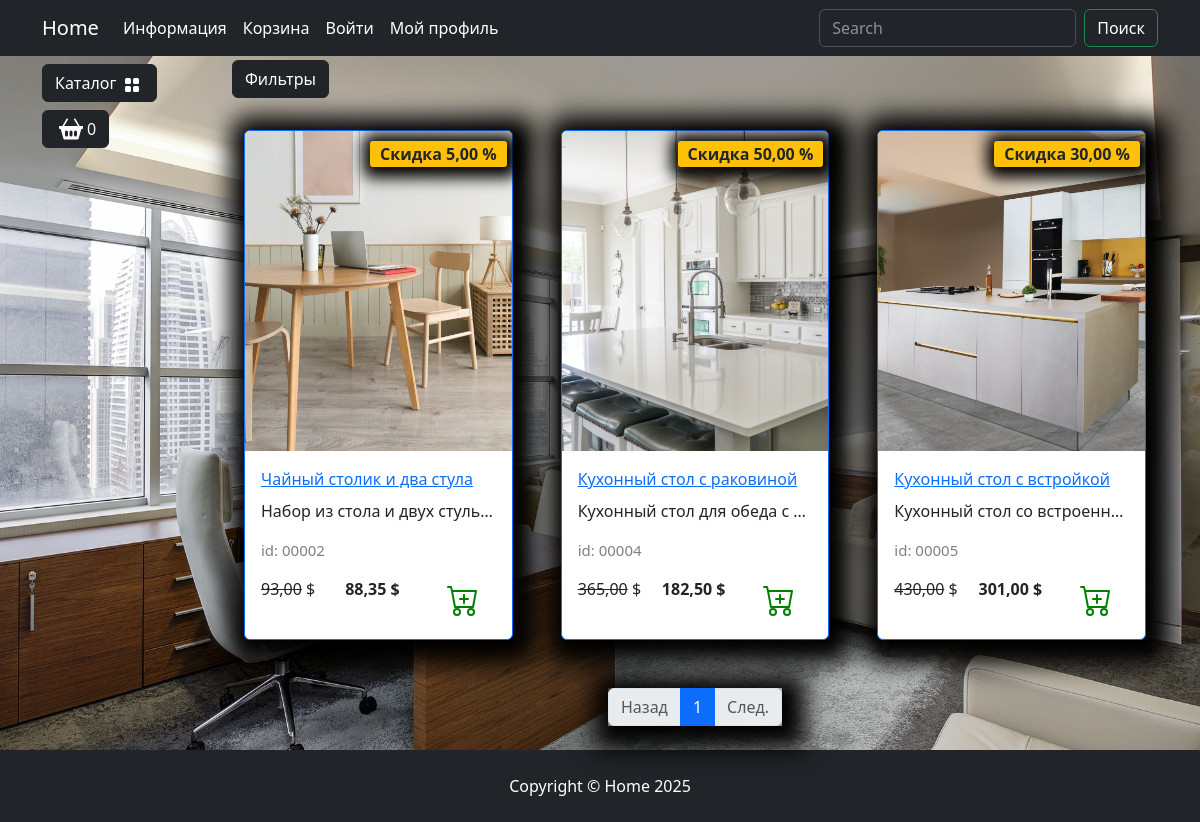
The page /catalog/kuhnya on the database as committed earlier.
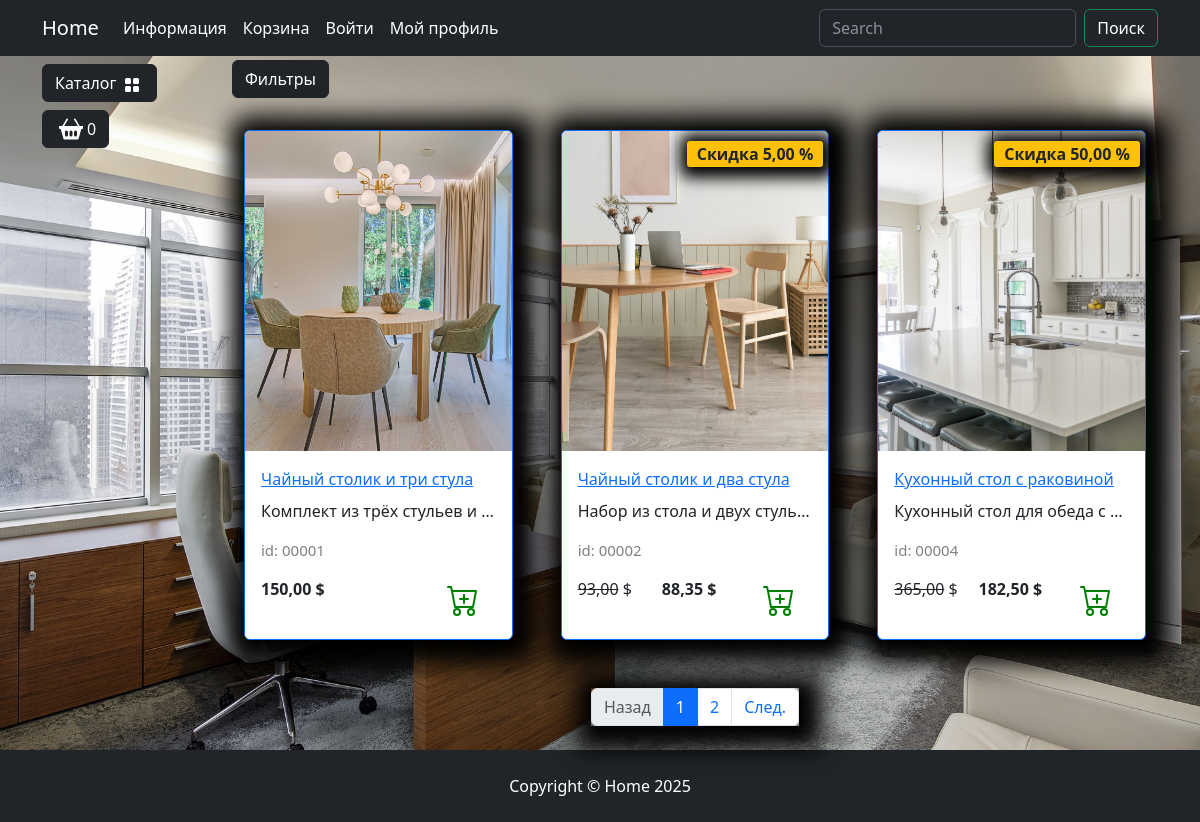
The same page on the database as committed later.
### goods/models.py (models this page shows, shortened)
class Products(models.Model):
    name = models.CharField(max_length=150, unique=True, verbose_name='Название')
    slug = models.SlugField(max_length=200, unique=True, blank=True, null=True, verbose_name='URL')
    description = models.TextField(blank=True, null=True, verbose_name='Описание')
    image = models.ImageField(upload_to='goods_images', blank=True, null=True, verbose_name='Изображение')
    price = models.DecimalField(default=0.00, max_digits=7, decimal_places=2, verbose_name='Цена')
    discount = models.DecimalField(default=0.00, max_digits=4, decimal_places=2, verbose_name='Скидка в %')
    quantity = models.PositiveIntegerField(default=0, verbose_name='Колличество')
    category = models.ForeignKey(to=Categories, on_delete=models.CASCADE, verbose_name='Категория')
    class Meta:
        db_table = 'product'
        verbose_name = 'Продукт'
        verbose_name_plural = 'Продукты'
        ordering = ('id',)
    def display_id(self):
        return f'{self.id:05}'
    def sell_price(self):
        if self.discount:
            return round(self.price-self.price*self.discount/100, 2)
        return self.price

### goods/views.py (the view)
# urls.py: path('catalog/', include('goods.urls', namespace='catalog')),
def catalog(request, category_slug, page=1):
    if category_slug == 'all':
        goods = Products.objects.all()
    else:
        goods = get_list_or_404(Products.objects.filter(category__slug=category_slug))
    paginator = Paginator(goods, 3)
    current_page = paginator.page(page)
    context = {
        "title": "Home - Каталог",
        "goods": current_page,
        "slug_url": category_slug,
    }
    return render(request, "goods/catalog.html", context)

### goods/templatetags/goods_tags.py (called while the page is built)
@register.simple_tag()
def tag_categories():
    return Categories.objects.all()

### goods/templates/goods/catalog.html (shortened to what this page needs)
{% extends "main/base.html" %}
{% load static %}
{% block content %}
<div class="row">
    <div class="dropdown mb-2">
        <button class="btn btn-secondary dropdown-toggle btn-dark" type="button" data-bs-toggle="dropdown"
            aria-expanded="false">
            Фильтры
        </button>
    </div>
    {% for product in goods %}
        <div class="col-lg-4 col-md-6 p-4">
            <div class="card border-primary rounded custom-shadow">
                {% if product.image %}
                    <img src="{{ product.image.url }}" class="card-img-top" alt="{{ product.name }}">
                {% else %}
                    <img src="{% static "deps/images/Not found image.png" %}" class="card-img-top" alt="...">
                {% endif %}
                <div class="card-body">
                    <a href="{% url "catalog:product" product.slug %}">
                        <p class="card-title">{{ product.name }}</p>
                    </a>
                    <p class="card-text text-truncate">{{ product.description }}</p>
                    <p class="product_id">id: {{ product.display_id }}</p>
                    <div class="d-flex justify-content-between">
                        {% if product.discount %}
                            <p><s>{{product.price}}</s> $</p>
                            <p><strong>{{ product.sell_price }} $</strong></p>
                            <span class="badge bg-warning text-dark">Скидка {{ product.discount }} %</span>
                        {% else %}
                            <p><strong>{{ product.price }} $</strong></p>
                        {% endif %}
                        <a href="#" class="btn add-to-cart">
                            <img class="mx-1" src="{% static "deps/icons/cart-plus.svg" %}" alt="Catalog Icon"
                                width="32" height="32">
                        </a>
                    </div>
                </div>
            </div>
        </div>
    {% endfor %}
</div>
<nav aria-label="Page navigation example">
    <ul class="pagination justify-content-center my-4">
        <div class="custom-shadow d-flex">
            <li class="page-item {% if not goods.has_previous %}disabled{% endif %}">
                <a class="page-link" href="{% if goods.has_previous %}
                {% url "catalog:index" slug_url goods.previous_page_number %}
                {% else %}
                    #
                {% endif %}">
                    Назад
                </a>
            </li>
            {% for page in goods.paginator.page_range %}
                {% if page >= goods.number|add:-2 and page <= goods.number|add:2 %}
                    <li class="page-item">
                        <a class="page-link {% if goods.number == page %} active {% endif %}" href="{% url "catalog:index" slug_url page %}">{{ page }}</a>
                    </li>
                {% endif %}
            {% endfor %}
            <li class="page-item {% if not goods.has_next %}disabled{% endif %}">
                <a class="page-link" href="{% if goods.has_next %}
                {% url "catalog:index" slug_url goods.next_page_number %}
                {% else %}
                    #
                {% endif %}">
                    След.
                </a>
            </li>
        </div>
    </ul>
</nav>
{% endblock content %}
{% block footer %}
<footer class="py-4 bg-dark">
    <div class="container">
        <p class="m-0 text-center text-white">Copyright &copy; Home 2025</p>
    </div>
</footer>
{% endblock footer %}

### main/templates/main/base.html (shortened to what this page needs)
{% load static %}
{% load goods_tags %}
<!DOCTYPE html>
<html lang="en">
<head>
    <link rel="stylesheet" href="{% static "deps/css/bootstrap/bootstrap.min.css" %}">
    <link rel="stylesheet" href="{% static "deps/css/my_css.css" %}">
</head>
<body>
    <header>
        <nav class="navbar navbar-expand-lg bg-dark" data-bs-theme="dark">
            <div class="container">
                <a class="navbar-brand" href="{% url "main:index" %}">Home</a>
                <div class="collapse navbar-collapse" id="navbarSupportedContent">
                    <ul class="navbar-nav me-auto mb-2 mb-lg-0">
                        <li class="nav-item dropdown ">
                            <a class="nav-link dropdown-toggle text-white" href="#" role="button"
                                data-bs-toggle="dropdown" aria-expanded="false">
                                Информация
                            </a>
                        </li>
                        <li class="nav-item">
                            <a class="nav-link  text-white" href="carts/cart.html">Корзина</a>
                        </li>
                        <li class="nav-item">
                            <a class="nav-link  text-white" href="users/login.html">Войти</a>
                        </li>
                        <li class="nav-item dropdown ">
                            <a class="nav-link dropdown-toggle text-white" href="#" role="button"
                                data-bs-toggle="dropdown" aria-expanded="false">
                                Мой профиль
                            </a>
                        </li>
                    </ul>
                    <form class="d-flex" role="search">
                        <input class="form-control me-2" type="search" placeholder="Search" aria-label="Search">
                        <button class="btn btn-outline-success text-white" type="submit">Поиск</button>
                    </form>
                </div>
            </div>
        </nav>
    </header>
    <section>
        <div class="container">
            <div class="row mt-1 position-fixed z-3">
                <div class="dropdown mb-2">
                    <button class="btn btn-secondary dropdown-toggle btn-dark" type="button" data-bs-toggle="dropdown"
                        aria-expanded="false">
                        Каталог
                        <img class="mx-1" src="{% static "deps/icons/grid-fill.svg" %}" alt="Catalog Icon" width="16"
                            height="16">
                    </button>
                        {% tag_categories as categories %}
                </div>
                <div>
                    <button type="button" class="btn btn-dark btn-secondary d-flex" id="modalButton"
                        aria-expanded="false">
                        <img class="mx-1" src="{% static "deps/icons/basket2-fill.svg" %}" alt="Catalog Icon" width="24"
                            height="24">
                        <span id="goods-in-cart-count">0</span>
                    </button>
                </div>
            </div>
        </div>
        <div class="container">
            <div class="row mt-1">
                <div class="col-lg-2">
                </div>
                <div class="col-lg-10">
                    {% block content %}{% endblock content %}
                </div>
            </div>
        </div>
    </section>
    {% block footer %}{% endblock footer %}
</body>
</html>

### static/deps/css/my_css.css (style rules this page uses)
body { background-image: url("../images/bg-image.jpg"); background-repeat: no-repeat; background-attachment: fixed; background-position: center center; background-size: cover; height: 100%; }
.dropdown-toggle::after { content: none; }
.custom-shadow { box-shadow: 5px 5px 25px 19px #000000; }
.product_id { color: gray; font-size: 15px; }
.badge.bg-warning.text-dark { position: absolute; top: 10px; right: 5px; z-index: 1; padding: 5px 10px; border-radius: 3px; font-size: 1rem; box-shadow: 2px 2px 15px 9px #000000; }

Rows that differ between the two databases and show on the page:
no longer on this page (row unchanged): Products: image (picture), name "Кухонный стол с встройкой", description "Кухонный стол со встроенн…", display_id "00005", price "430,00", sell_price "301,00", discount "30,00"
now on this page (row edited): Products: image (picture), name "Чайный столик и три стула", description "Комплект из трёх стульев и…", display_id "00001", price "150,00"
Other text that changed with them:
new list line: "2"
